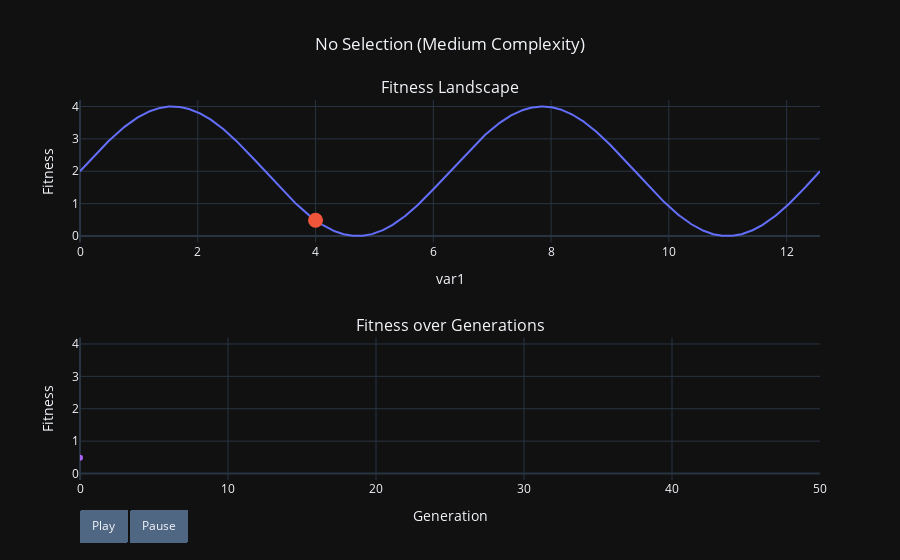

The notebook cell this image was saved under:
### Markdown cell above
Now that we have defined functions for all of the steps in the model, we can initiate a single run.

### Code cell
### Define the model conditions and RNG Seed
ex1_num_gens = 50
ex1_std_dev = 0.3
ex1_start = 4
ex1_state = np.random.RandomState(123)

# Generate the data to run the model
ex1_var1, ex1_fit = nat_sel_model(ex1_num_gens, ex1_std_dev,
                                  ex1_start, ex1_state, med_func, no_selection)

# Generate plot
no_sel_med_env_plot = make_plot(ex1_num_gens, var1, med_func, ex1_var1, ex1_fit,
                                title="No Selection (Medium Complexity)")
no_sel_med_env_plot.show()

### Figure 1 — Plotly figure (JSON) as saved in the notebook; plotly's stock layout.template omitted (floating-point values rounded to 4 significant figures; data arrays with more than 128 entries replaced by an {"elided": "..."} marker saying what was removed)
{"data": [{"type": "scatter", "x": {"elided": "1000 float values"}, "xaxis": "x", "y": {"elided": "1000 float values"}, "yaxis": "y"}, {"marker": {"size": 15}, "mode": "markers", "type": "scatter", "x": [4], "xaxis": "x", "y": [0.4864], "yaxis": "y"}, {"mode": "markers", "type": "scatter", "xaxis": "x", "yaxis": "y"}, {"mode": "markers+lines", "type": "scatter", "x": [0], "xaxis": "x2", "y": [0.4864], "yaxis": "y2"}], "layout": {"annotations": [{"font": {"size": 16}, "showarrow": false, "text": "Fitness Landscape", "x": 0.5, "xanchor": "center", "xref": "paper", "y": 1, "yanchor": "bottom", "yref": "paper"}, {"font": {"size": 16}, "showarrow": false, "text": "Fitness over Generations", "x": 0.5, "xanchor": "center", "xref": "paper", "y": 0.375, "yanchor": "bottom", "yref": "paper"}], "autosize": true, "showlegend": false, "title": {"text": "No Selection (Medium Complexity)", "x": 0.5}, "updatemenus": [{"buttons": [{"args": [null, {"fromcurrent": true}], "label": "Play", "method": "animate"}, {"args": [[null], {"frame": {"duration": 0, "redraw": false}, "mode": "immediate", "transition": {"duration": 0}}], "label": "Pause", "method": "animate"}], "direction": "right", "pad": {"r": 10, "t": 30}, "showactive": false, "type": "buttons", "x": 0, "xanchor": "left", "y": 0, "yanchor": "top"}], "xaxis": {"anchor": "y", "domain": [0, 1], "title": {"text": "var1"}}, "xaxis2": {"anchor": "y2", "domain": [0, 1], "range": [0, 50], "title": {"text": "Generation"}}, "yaxis": {"anchor": "x", "domain": [0.625, 1], "range": [-0.2, 4.2], "title": {"text": "Fitness"}}, "yaxis2": {"anchor": "x2", "domain": [0, 0.375], "range": [-0.2, 4.2], "title": {"text": "Fitness"}}}}
